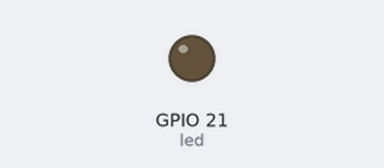
Bench run of a program on a simulated Raspberry Pi (BCM pin numbers). On the bench: output pins drawn as LEDs (lit = HIGH).

Above: at 0.05 s.
At 0.95 s:
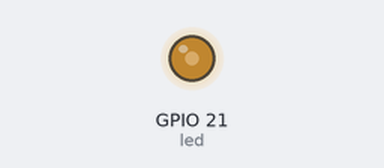
At 1.9 s:
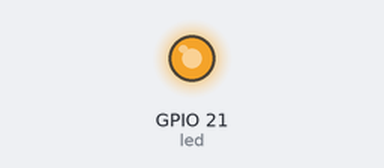
At 3.8 s:
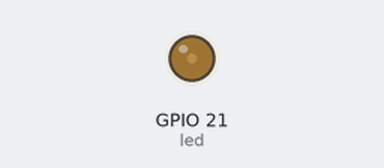
Timing chart, 0 to 5.5 s (numbered marks = the images above):
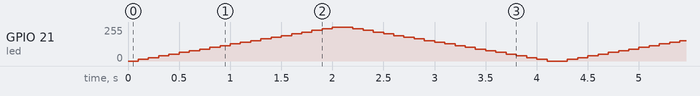

The program:

led_pwm.py
```python
import RPi.GPIO as GPIO
import time

GPIO.setmode(GPIO.BCM)
GPIO.setup(21, GPIO.OUT)

led = GPIO.PWM(21, 50)
led.start(0)

while(1):
    for dc in range(0, 101, 5):
        led.ChangeDutyCycle(dc)
        time.sleep(0.1)

    for dc in range(100, -1, -5):
        led.ChangeDutyCycle(dc)
        time.sleep(0.1)
```
